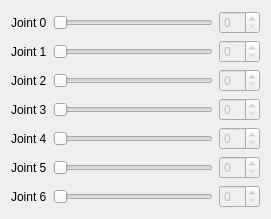
          <widget class="QWidget" name="m_pLArmTab">
           <attribute name="title">
            <string>L_Ang</string>
           </attribute>
           <layout class="QGridLayout" name="gridLayout_4">
            <item row="0" column="0">
             <layout class="QVBoxLayout" name="verticalLayout_3">
              <item>
               <layout class="QHBoxLayout" name="horizontalLayout_16">
                <item>
                 <widget class="QLabel" name="m_pLJo0Lbl">
                  <property name="text">
                   <string>Joint 0</string>
                  </property>
                 </widget>
                </item>
                <item>
                 <widget class="QSlider" name="m_pLJo0Sli">
                  <property name="enabled">
                   <bool>false</bool>
                  </property>
                  <property name="minimumSize">
                   <size>
                    <width>160</width>
                    <height>0</height>
                   </size>
                  </property>
                  <property name="orientation">
                   <enum>Qt::Horizontal</enum>
                  </property>
                 </widget>
                </item>
                <item>
                 <widget class="QSpinBox" name="m_pLJo0SpBox">
                  <property name="enabled">
                   <bool>false</bool>
                  </property>
                 </widget>
                </item>
               </layout>
              </item>
              <item>
               <layout class="QHBoxLayout" name="horizontalLayout_17">
                <item>
                 <widget class="QLabel" name="m_pLJo1Lbl">
                  <property name="text">
                   <string>Joint 1</string>
                  </property>
                 </widget>
                </item>
                <item>
                 <widget class="QSlider" name="m_pLJo1Sli">
                  <property name="enabled">
                   <bool>false</bool>
                  </property>
                  <property name="minimumSize">
                   <size>
                    <width>160</width>
                    <height>0</height>
                   </size>
                  </property>
                  <property name="orientation">
                   <enum>Qt::Horizontal</enum>
                  </property>
                 </widget>
                </item>
                <item>
                 <widget class="QSpinBox" name="m_pLJo1SpBox">
                  <property name="enabled">
                   <bool>false</bool>
                  </property>
                 </widget>
                </item>
               </layout>
              </item>
              <item>
               <layout class="QHBoxLayout" name="horizontalLayout_18">
                <item>
                 <widget class="QLabel" name="m_pLJo2Lbl">
                  <property name="text">
                   <string>Joint 2</string>
                  </property>
                 </widget>
                </item>
                <item>
                 <widget class="QSlider" name="m_pLJo2Sli">
                  <property name="enabled">
                   <bool>false</bool>
                  </property>
                  <property name="minimumSize">
                   <size>
                    <width>160</width>
                    <height>0</height>
                   </size>
                  </property>
                  <property name="orientation">
                   <enum>Qt::Horizontal</enum>
                  </property>
                 </widget>
                </item>
                <item>
                 <widget class="QSpinBox" name="m_pLJo2SpBox">
                  <property name="enabled">
                   <bool>false</bool>
                  </property>
                 </widget>
                </item>
               </layout>
              </item>
              <item>
               <layout class="QHBoxLayout" name="horizontalLayout_19">
                <item>
                 <widget class="QLabel" name="m_pLJo3Lbl">
                  <property name="text">
                   <string>Joint 3</string>
                  </property>
                 </widget>
                </item>
                <item>
                 <widget class="QSlider" name="m_pLJo3Sli">
                  <property name="enabled">
                   <bool>false</bool>
                  </property>
                  <property name="minimumSize">
                   <size>
                    <width>160</width>
                    <height>0</height>
                   </size>
                  </property>
                  <property name="orientation">
                   <enum>Qt::Horizontal</enum>
                  </property>
                 </widget>
                </item>
                <item>
                 <widget class="QSpinBox" name="m_pLJo3SpBox">
                  <property name="enabled">
                   <bool>false</bool>
                  </property>
                 </widget>
                </item>
               </layout>
              </item>
              <item>
               <layout class="QHBoxLayout" name="horizontalLayout_20">
                <item>
                 <widget class="QLabel" name="m_pLJo4Lbl">
                  <property name="text">
                   <string>Joint 4</string>
                  </property>
                 </widget>
                </item>
                <item>
                 <widget class="QSlider" name="m_pLJo4Sli">
                  <property name="enabled">
                   <bool>false</bool>
                  </property>
                  <property name="minimumSize">
                   <size>
                    <width>160</width>
                    <height>0</height>
                   </size>
                  </property>
                  <property name="orientation">
                   <enum>Qt::Horizontal</enum>
                  </property>
                 </widget>
                </item>
                <item>
                 <widget class="QSpinBox" name="m_pLJo4SpBox">
                  <property name="enabled">
                   <bool>false</bool>
                  </property>
                 </widget>
                </item>
               </layout>
              </item>
              <item>
               <layout class="QHBoxLayout" name="horizontalLayout_21">
                <item>
                 <widget class="QLabel" name="m_pLJo5Lbl">
                  <property name="text">
                   <string>Joint 5</string>
                  </property>
                 </widget>
                </item>
                <item>
                 <widget class="QSlider" name="m_pLJo5Sli">
                  <property name="enabled">
                   <bool>false</bool>
                  </property>
                  <property name="minimumSize">
                   <size>
                    <width>160</width>
                    <height>0</height>
                   </size>
                  </property>
                  <property name="orientation">
                   <enum>Qt::Horizontal</enum>
                  </property>
                 </widget>
                </item>
                <item>
                 <widget class="QSpinBox" name="m_pLJo5SpBox">
                  <property name="enabled">
                   <bool>false</bool>
                  </property>
                 </widget>
                </item>
               </layout>
              </item>
              <item>
               <layout class="QHBoxLayout" name="horizontalLayout_22">
                <item>
                 <widget class="QLabel" name="m_pLJo6Lbl">
                  <property name="text">
                   <string>Joint 6</string>
                  </property>
                 </widget>
                </item>
                <item>
                 <widget class="QSlider" name="m_pLJo6Sli">
                  <property name="enabled">
                   <bool>false</bool>
                  </property>
                  <property name="minimumSize">
                   <size>
                    <width>160</width>
                    <height>0</height>
                   </size>
                  </property>
                  <property name="orientation">
                   <enum>Qt::Horizontal</enum>
                  </property>
                 </widget>
                </item>
                <item>
                 <widget class="QSpinBox" name="m_pLJo6SpBox">
                  <property name="enabled">
                   <bool>false</bool>
                  </property>
                 </widget>
                </item>
               </layout>
              </item>
             </layout>
            </item>
           </layout>
          </widget>
